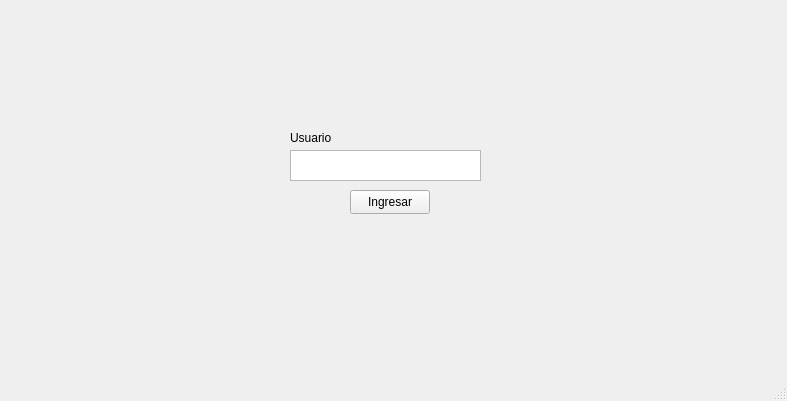
<?xml version="1.0" encoding="UTF-8"?>
<ui version="4.0">
 <class>Parcial2</class>
 <widget class="QMainWindow" name="Parcial2">
  <property name="geometry">
   <rect>
    <x>0</x>
    <y>0</y>
    <width>787</width>
    <height>401</height>
   </rect>
  </property>
  <property name="windowTitle">
   <string>Parcial2</string>
  </property>
  <widget class="QWidget" name="centralwidget">
   <widget class="QLabel" name="label">
    <property name="geometry">
     <rect>
      <x>290</x>
      <y>130</y>
      <width>49</width>
      <height>16</height>
     </rect>
    </property>
    <property name="text">
     <string>Usuario</string>
    </property>
   </widget>
   <widget class="QPlainTextEdit" name="inputUsername">
    <property name="geometry">
     <rect>
      <x>290</x>
      <y>150</y>
      <width>191</width>
      <height>31</height>
     </rect>
    </property>
   </widget>
   <widget class="QPushButton" name="btnLogin">
    <property name="geometry">
     <rect>
      <x>350</x>
      <y>190</y>
      <width>80</width>
      <height>24</height>
     </rect>
    </property>
    <property name="text">
     <string>Ingresar</string>
    </property>
   </widget>
  </widget>
  <widget class="QMenuBar" name="menubar">
   <property name="geometry">
    <rect>
     <x>0</x>
     <y>0</y>
     <width>787</width>
     <height>21</height>
    </rect>
   </property>
  </widget>
  <widget class="QStatusBar" name="statusbar"/>
 </widget>
 <resources/>
 <connections/>
</ui>
